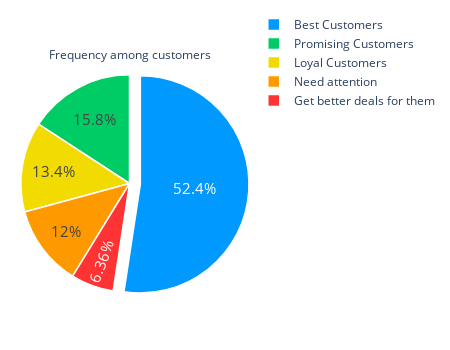

The code cell stored with this chart in its notebook:
### Code cell
labels = df_rfm['Customer_type']
values = df_rfm['FrequencyMean']
colors = ['#0099FF', '#FF3333', '#F2DB00', '#FF9900','#00CC66']

fig = go.Figure(data=[go.Pie(labels=labels, values=values, pull=[0.1, 0, 0, 0,0])])
fig.update_traces( title="Frequency among customers",hoverinfo='label+percent', textfont_size=15,
                  marker=dict(colors=colors, line=dict(color='white', width=1.5)))
fig.update_layout(autosize=False,width=450,height=350,margin=dict(l=10,r=10,b=10,t=10,pad=4),
   )
fig.show()

### Figure 1 — Plotly figure (JSON) as saved in the notebook; plotly's stock layout.template omitted (floating-point values rounded to 4 significant figures)
{"data": [{"hoverinfo": "label+percent", "labels": ["Best Customers", "Get better deals for them", "Loyal Customers", "Need attention", "Promising Customers"], "marker": {"colors": ["#0099FF", "#FF3333", "#F2DB00", "#FF9900", "#00CC66"], "line": {"color": "white", "width": 1.5}}, "pull": [0.1, 0, 0, 0, 0], "textfont": {"size": 15}, "title": {"text": "Frequency among customers"}, "type": "pie", "values": [148.3, 18, 38, 34, 44.7]}], "layout": {"autosize": false, "height": 350, "margin": {"b": 10, "l": 10, "pad": 4, "r": 10, "t": 10}, "width": 450}}
